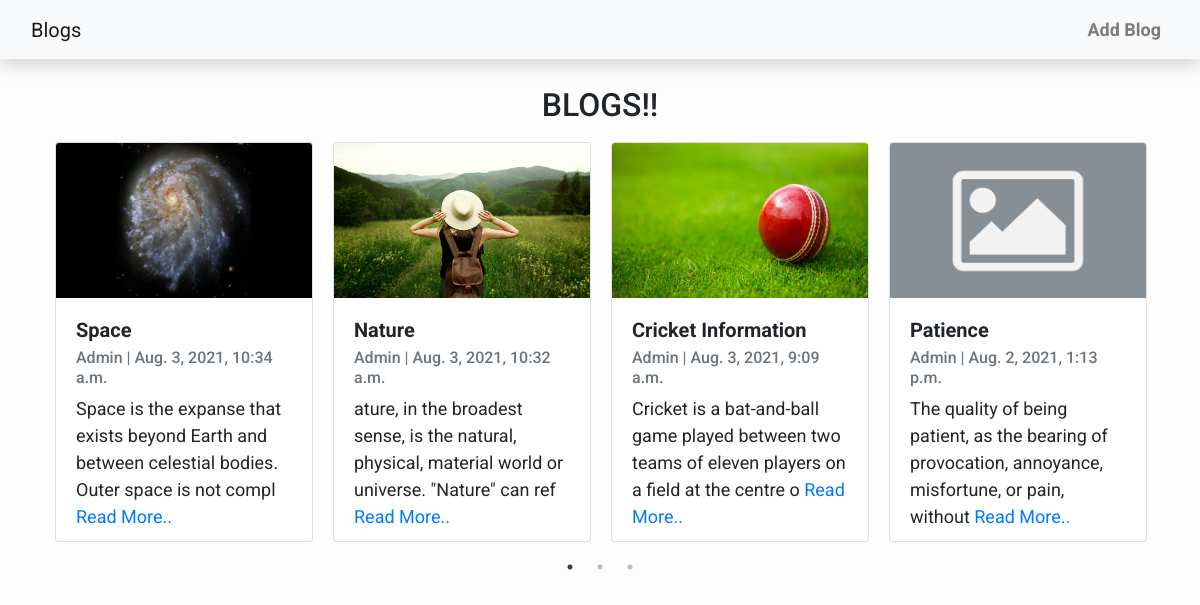
Before: / with the older database file.
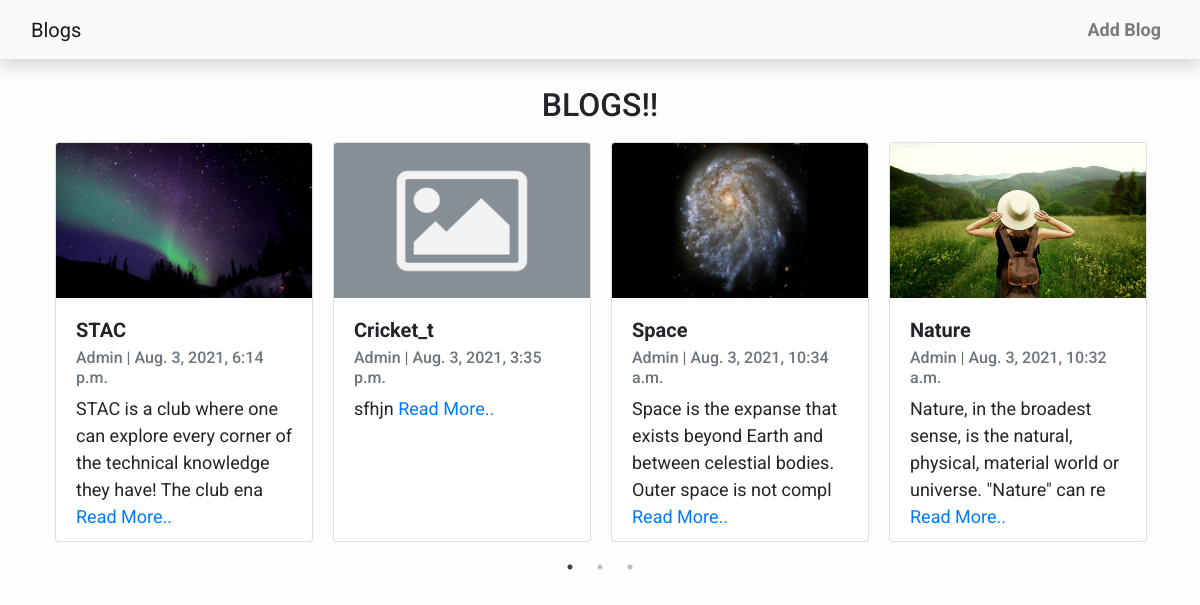
After: the same page with the newer database file.
### Blogs/models.py (models this page shows, shortened)
class blog(models.Model):
    title = models.CharField(max_length=200, unique=True)
    slug = models.SlugField(max_length=200, unique=True)
    full_content = models.TextField()
    author = models.ForeignKey(User, on_delete= models.CASCADE,related_name='blog_posts')
    published_on = models.DateTimeField(auto_now_add=True)
    edited_on = models.DateTimeField(auto_now= True)
    thumb= models.ImageField(default='default.png', blank= True)
    class Meta:
        ordering = ['-published_on']

### Blogs/views.py (the view)
# urls.py: path('', views.BlogList, name='home'),
def BlogList(request):
    blogs = blog.objects.all()
    context ={
        'blog_list': blogs
    }
    return render(request, "home.html", context)

### Blogs/templates/home.html (shortened to what this page needs)
{% extends "base.html" %}
{% block content %}
<link rel="stylesheet" href="https://stackpath.bootstrapcdn.com/bootstrap/4.3.1/css/bootstrap.min.css" >
<link
      rel="stylesheet"
      href="https://stackpath.bootstrapcdn.com/bootstrap/4.4.1/css/bootstrap.min.css"
    />
    <link rel="stylesheet" href="https://cdnjs.cloudflare.com/ajax/libs/slick-carousel/1.9.0/slick-theme.min.css"
 />
    <link rel="stylesheet" href="https://cdnjs.cloudflare.com/ajax/libs/slick-carousel/1.9.0/slick.min.css"
 />
<br>
<h2 class="centre">BLOGS!! </h2>
<div class="container">
    <div class="slider">
        {% for blog in blog_list %}
        <div class="col" style="padding:10px;">
            <div class="card" style="height: 400px;">
                <img src="{{ blog.thumb.url }}" class="card-img-top" alt="..." style="height: 155px;">
                <div class="card-body">
                    <h5 class="card-title"><b>{{ blog.title }}</b></h5>
                    <h6 class="card-subtitle mb-2 text-muted">{{ blog.author }} | {{ blog.published_on}}</h6>
                    <p class="card-text">{{blog.full_content|slice:":100" }}
                        <a href="{% url 'blog_detail' blog.slug  %}" class="card-link">Read More..</a>
                    </p>
                </div>
            </div>
        </div>
        {% endfor %}
    </div>
</div>
{% endblock %}

### Blogs/templates/base.html (shortened to what this page needs)
<!DOCTYPE html>
<html>
    <head>
        <link rel="stylesheet" href="https://maxcdn.bootstrapcdn.com/bootstrap/4.0.0/css/bootstrap.min.css"
 />
    </head>
    <body>
        <nav class="navbar navbar-expand-lg navbar-light bg-light shadow" id="mainNav">
            <div class="container-fluid">
                <a class="navbar-brand" href="{% url 'home' %}">Blogs</a>
                <div class="collapse navbar-collapse" id="navbarResponsive">
                    <ul class="navbar-nav ml-auto">
                        <li class="nav-item text-black">
                            <a class="nav-link text-black font-weight-bold" href="{% url 'create_blog' %}">Add Blog</a>
                        </li>
                    </ul>
                </div>
            </div>
        </nav>
        {% block content %}
        {% endblock content %}
    </body>
</html>

### Blogs/templates/base.html (style rules this page uses)
body { font-family: "Roboto", sans-serif; font-size: 17px; background-color: #fdfdfd; }
.shadow { box-shadow: 0 4px 2px -2px rgba(0, 0, 0, 0.1); }

### Blogs/templates/home.html (style rules this page uses)
body { font-family: "Roboto", sans-serif; font-size: 18px; background-color: #fdfdfd; }
.centre { text-align: center; }

Changed rows visible on the page:
no longer on this page (row unchanged): blog: thumb (picture), title "Cricket Information", author "Admin", published_on "Aug. 3, 2021, 9:09 a.m.", full_content "Cricket is a bat-and-ball game played between two teams of eleven players on a field at the centre o"
no longer on this page (row unchanged): blog: thumb (placeholder picture), title "Patience", author "Admin", published_on "Aug. 2, 2021, 1:13 p.m.", full_content "The quality of being patient, as the bearing of provocation, annoyance, misfortune, or pain, without"
added blog: thumb (picture), title "STAC", author "Admin", published_on "Aug. 3, 2021, 6:14 p.m.", full_content "STAC is a club where one can explore every corner of the technical knowledge they have! The club ena"
added blog: thumb (placeholder picture), title "Cricket_t", author "Admin", published_on "Aug. 3, 2021, 3:35 p.m.", full_content "sfhjn"
changed blog "Nature": full_content "ature, in the broadest sense, is the natural, physical, material world or universe. \"Nature\" can ref" → "Nature, in the broadest sense, is the natural, physical, material world or universe. \"Nature\" can re"
